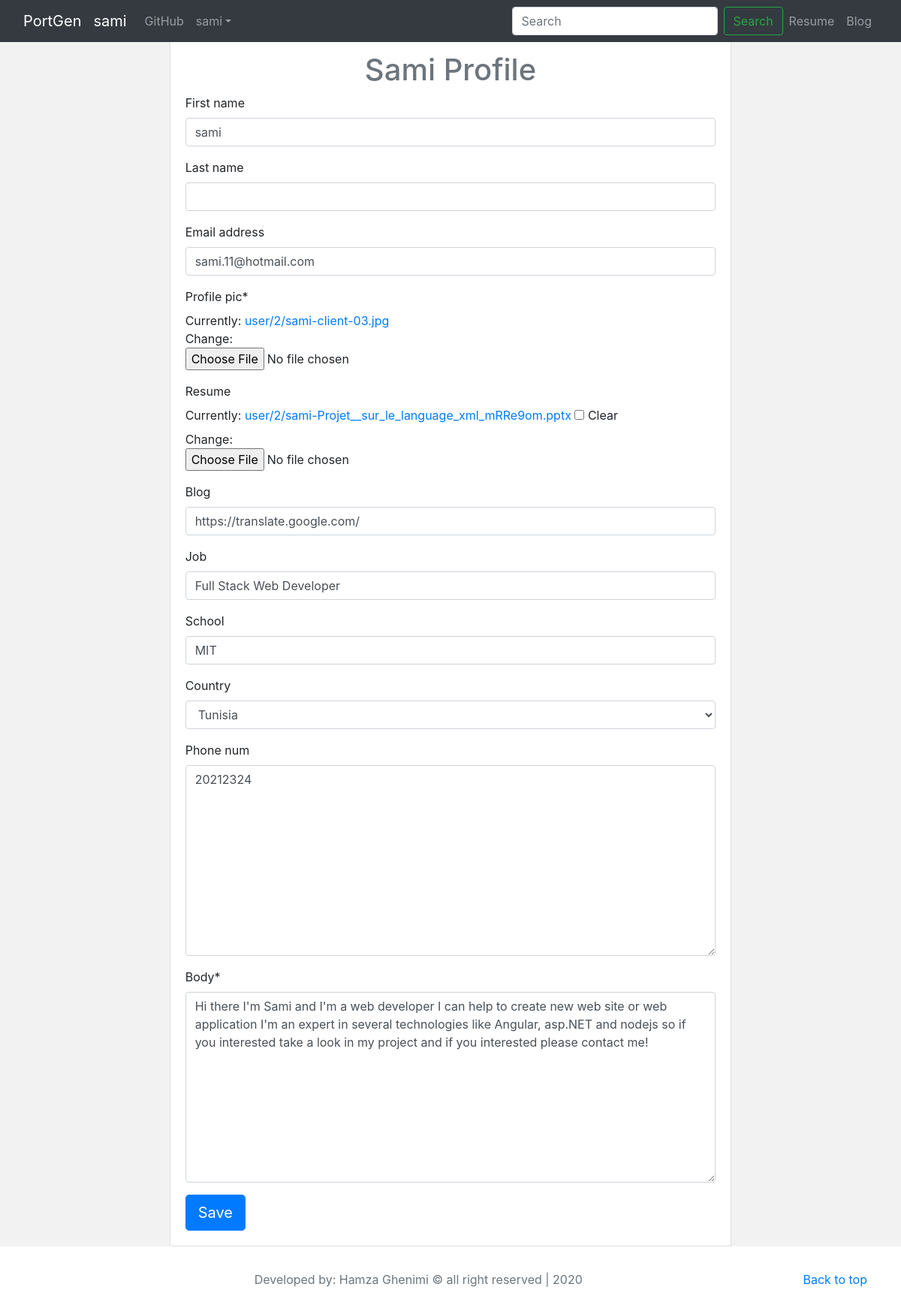
The app's page /users/profile_form/ (signed in) with its own data.
### users/models.py (models this page shows, shortened)
class Profile(models.Model):
    user = models.OneToOneField(User, on_delete=models.CASCADE)
    profile_pic = models.ImageField(default="user_logo.png", upload_to=photoUploadLocation)
    resume = models.FileField(default="", blank=True, null=True, upload_to=resumeUploadLocation)
    blog = models.URLField(blank=True, null=True)
    job = models.CharField(max_length=100, blank=True)
    school = models.CharField(max_length=100, blank=True)
    country = CountryField(blank=True)
    phone_num = PhoneField(blank=True, help_text='Contact phone number')
    body = HTMLField()
    creation_date = models.DateField(default=timezone.now)
    slug = models.SlugField(unique=True)

### users/views.py (the view)
# urls.py: path("profile_form/", views.profileFormView, name="profile_form"),
def profileFormView(request):
    if not request.user.is_authenticated:
        return redirect("users:login")
    if request.POST:
        user_form = UserForm(request.POST, instance=request.user)
        profile_form = ProfileForm(request.POST, request.FILES, instance=request.user.profile)
        if user_form.is_valid() and profile_form.is_valid():
            user_form.save(commit=True)
            profile_form.save(commit=True)
            return redirect("users:user_profile", request.user.profile.slug)
    else:
        user_form = UserForm(instance=request.user)
        profile_form = ProfileForm(instance=request.user.profile)
    return render(request, 'users/profile_form.html', {'user_form':user_form, 'profile_form':profile_form})

### users/forms.py
class UserForm(forms.ModelForm):
    class Meta:
        model = User
        fields = ["first_name", "last_name", "email"]

class ProfileForm(forms.ModelForm):
    class Meta:
        model = Profile
        fields = ['profile_pic', 'resume', 'blog', 'job', 'school', 'country', 'phone_num', 'body']

### users/templates/users/profile_form.html (shortened to what this page needs)
{% extends "base.html" %}
{% load crispy_forms_tags %}
{% block content %}
<main>
  <section>
    <div class="row ml-3 mr-3">
      <div class="col-xs-12 col-sm-12 col-md-8 offset-lg-2 col-lg-8 offset-lg-2">
        <div class="card mt-4">
          <div class="card-body">
            <form method="post" enctype="multipart/form-data">
              <h1 class="text-secondary" align="center"> {{ user.first_name.capitalize }} Profile</h1>
              {% load static %}
              {{ user_form|crispy }}
              {{ profile_form|crispy }}
              <input class="btn btn-primary btn-lg" type="submit" value="Save">
            </form>
          </div>
        </div>
      </div>
    </div>
  </section>
</main>
{% endblock %}

### templates/snippets/header.html (shortened to what this page needs)
<nav class="navbar navbar-expand-md navbar-dark fixed-top bg-dark" id="nav1">
  <div class="container-fluid">
    <a class="navbar-brand" href="{% url 'index' %}">PortGen</a>
    <div class="collapse navbar-collapse" id="navbarsExampleDefault">
      <ul class="navbar-nav mr-auto">
        <li class="nav-item active">
          {% if request.user.is_authenticated %}
            {% if not user.is_superuser %}
              <a class="navbar-brand" href="{% url 'users:user_profile' user.profile.slug %}">{{ request.user.username }}</a>
            {% endif %}
          {% endif %}
        </li>
        <li>
          <a class="nav-link" href="https://github.com/hamzagh1998/" target="_blank">GitHub<span class="sr-only">(current)</span></a>
        </li>
        {% if request.user.is_authenticated %}
          <li class="nav-item dropdown">
            <a class="nav-link dropdown-toggle" href="#" id="dropdown01" data-toggle="dropdown" aria-haspopup="true" aria-expanded="false">{{ user.username }}</a>
          </li>
        {% endif %}
      </ul>
      <form class="form-inline my-2 my-lg-0" method="GET">
        <input name="q" class="form-control mr-sm-2" id="id_q" type="text" placeholder="Search" aria-label="Search">
        <button class="btn btn-outline-success my-2 my-sm-0" type="submit">Search</button>
        <ul class="navbar-nav mr-auto">
          {% if request.user.is_authenticated %}
            {% if request.user.profile.resume %}
              <li class="nav-item">
                <a class="nav-link log" href="{{ request.user.profile.resume.url }}">Resume</a>
              </li>
            {% endif %}
            {% if request.user.profile.blog is not null %}
              <li class="nav-item">
                <a class="nav-link log" href="{{ request.user.profile.blog }}">Blog</a>
              </li>
            {% endif %}
          {% endif %}
        </ul>
      </form>
    </div>
  </div>
</nav>

### static/main/css/style.css (style rules this page uses)
body { padding-top: 1.5rem; }
#nav1 { background-color: #D5D5D5; }

### users/templates/users/profile_form.html (style rules this page uses)
main { background-color: #f2f2f2; }

### records on screen
Profile: blog "https://translate.google.com/", job "Full Stack Web Developer", school "MIT", country "Tunisia", phone_num "20212324", body "Hi there I'm Sami and I'm a web developer I can help to create new web site or web application I'm an expert in several technologies like Angular, asp.NET and nodejs so if you interested take a look in my project and if you interested please contact me!"

### other values on screen
{{ request.user.username }} "sami"
{{ user.username }} "sami"
{{ user.first_name.capitalize }} "Sami"
